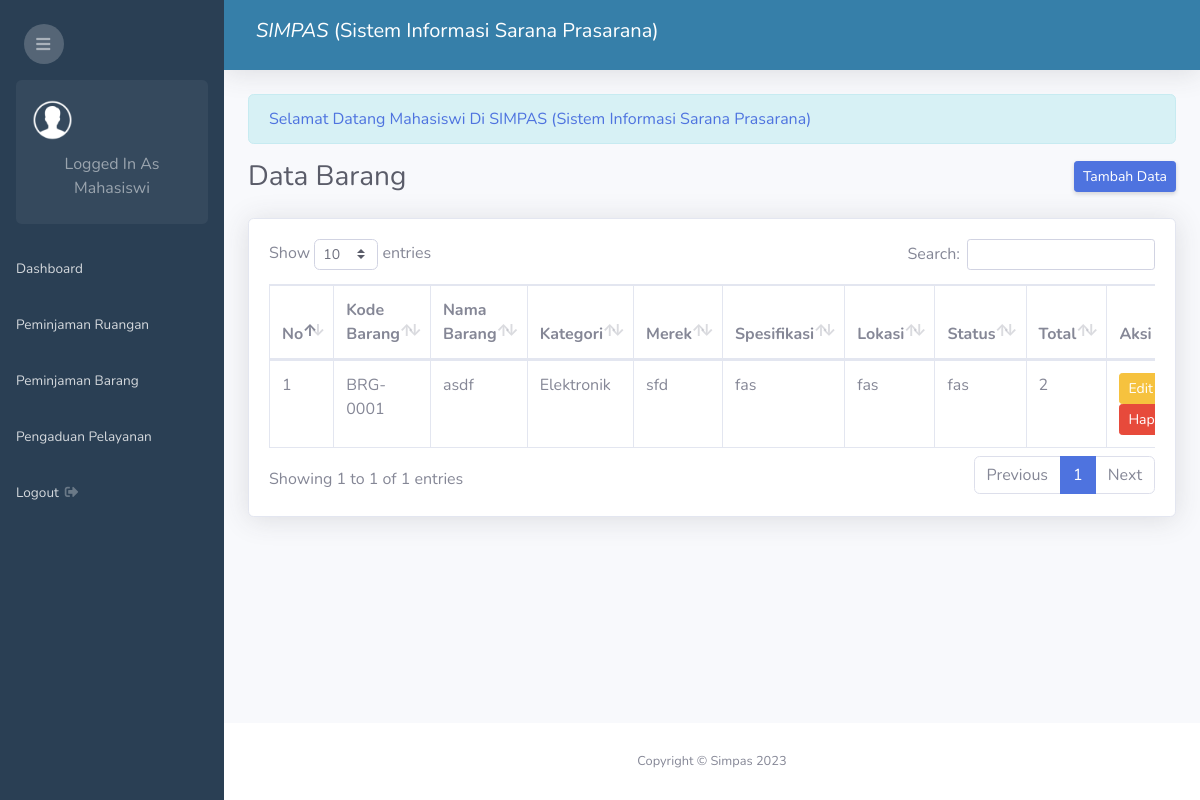
/admin.php?page=barang (signed in), run on an earlier commit of the app's database.
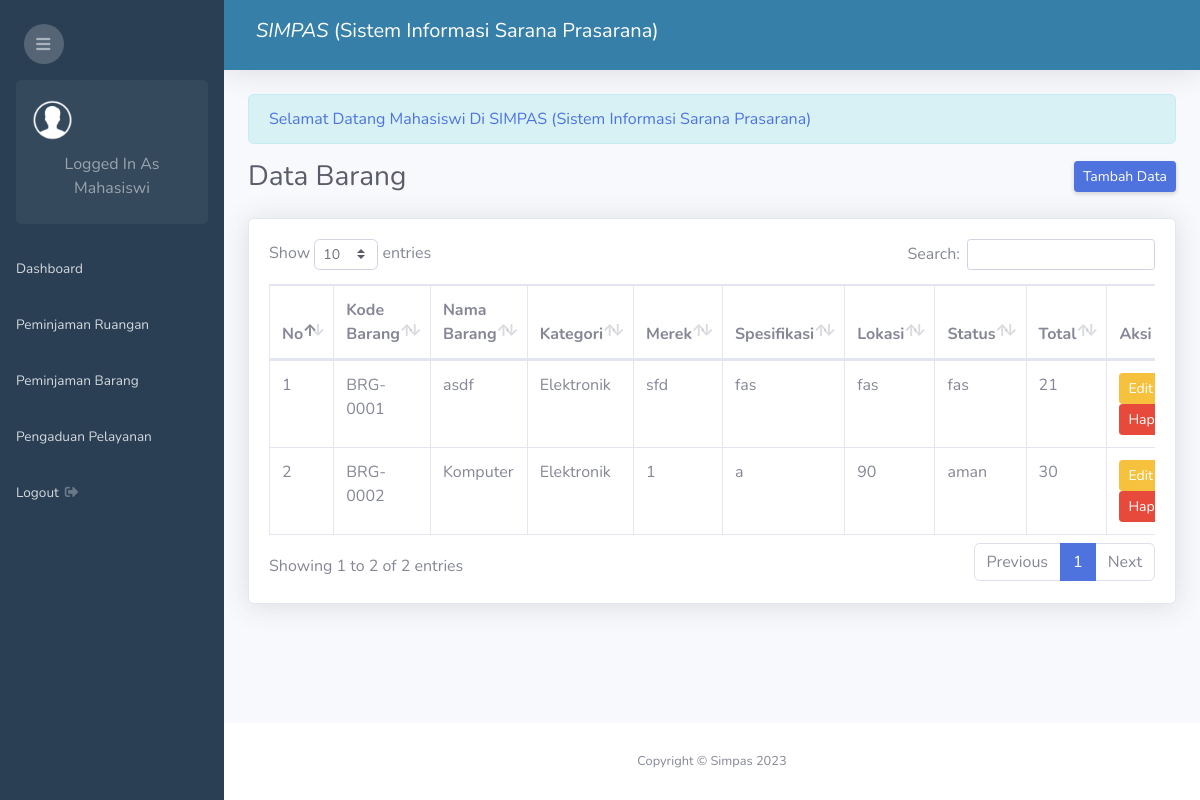
And on a later commit of the database.
### tables this page shows
CREATE TABLE `barang` (
  `kd_barang` varchar(25) NOT NULL,
  `nama_barang` varchar(100) NOT NULL,
  `kategori_id` int(11) NOT NULL,
  `merek` varchar(100) NOT NULL,
  `spesifikasi` varchar(100) NOT NULL,
  `lokasi` varchar(100) NOT NULL,
  `status_barang` varchar(50) NOT NULL,
  `total` int(11) NOT NULL
);

CREATE TABLE `kategori` (
  `id_kategori` int(11) NOT NULL,
  `nama_kategori` varchar(100) NOT NULL
);

### barang/index.php (the view)
<div class="d-sm-flex align-items-center justify-content-between mb-4">
    <h1 class="h3 mb-0 text-gray-800">Data Barang</h1>
    <a href="admin.php?page=tambah-barang" class="d-none d-sm-inline-block btn btn-sm btn-primary shadow-sm">Tambah Data</a>
</div>
<div class="card shadow mb-4">
    <div class="card-body">
        <div class="table-responsive">
            <table class="table table-bordered" id="dataTable" width="100%" cellspacing="0">
                <thead>
                    <tr>
                        <th>No</th>
                        <th>Kode Barang</th>
                        <th>Nama Barang</th>
                        <th>Kategori</th>
                        <th>Merek</th>
                        <th>Spesifikasi</th>
                        <th>Lokasi</th>
                        <th>Status</th>
                        <th>Total</th>
                        <th>Aksi</th>
                    </tr>
                </thead>
                <tbody>
                <?php
                    $no = 1;
                    $sql = mysqli_query($conn, "SELECT barang.*, kategori.nama_kategori FROM barang LEFT JOIN kategori ON barang.kategori_id = kategori.id_kategori");
                    while($row = mysqli_fetch_assoc($sql)){
                ?>
                <tr>
                    <td><?php echo $no++ ?></td>
                    <td><?php echo $row['kd_barang'] ?></td>
                    <td><?php echo $row['nama_barang'] ?></td>
                    <td><?php echo $row['nama_kategori'] == '' ? '-' : $row['nama_kategori']; ?></td>
                    <td><?php echo $row['merek'] ?></td>
                    <td><?php echo $row['spesifikasi'] ?></td>
                    <td><?php echo $row['lokasi'] ?></td>
                    <td><?php echo $row['status_barang'] ?></td>
                    <td><?php echo $row['total'] ?></td>
                    <td>
                        <a class="btn btn-sm btn-warning" href="admin.php?page=edit-barang&id=<?php echo $row['kd_barang'] ?>">Edit</a>
                        <a class="btn btn-sm btn-danger" href="admin.php?page=hapus-barang&id=<?php echo $row['kd_barang'] ?>">Hapus</a>
                    </td>
                </tr>
                <?php } ?>
                </tbody>
            </table>
        </div>
    </div>
</div>

What changed in the data, as far as the page shows it:
changed barang "BRG-0001": total "2" → "21"
added barang: kd_barang "BRG-0002", nama_barang "Komputer", kategori.nama_kategori "Elektronik", merek "1", spesifikasi "a", lokasi "90", status_barang "aman", total "30"
Also different on the page:
text written by a page script: "Show entries Search: Showing 1 to 1 of 1 entries Previous 1 Next" → "Show entries Search: Showing 1 to 2 of 2 entries Previous 1 Next"
